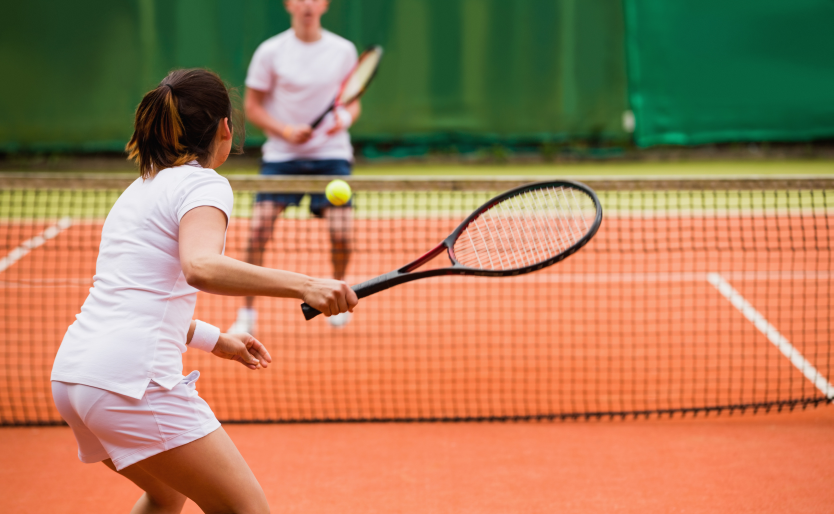
#> input picture SURF/scene1.jpg, 2500 x 1542 px (shown at 1/3 size)
$ python SURF1.py scene1.jpg scene2.jpg   (Python 2 division)
#> lines starting #> are read from the running program, lines starting #| are printed output that depends on the picture
#!/usr/bin/env python

# From https://gist.github.com/moshekaplan/5106221#file-test_surf-py-L83

'''
Uses SURF to match two images.

Based on the sample code from opencv:
  samples/python2/find_obj.py

USAGE
  find_obj.py <image1> <image2>
'''

import numpy
import cv2

import sys

###############################################################################
# Image Matching
###############################################################################

def match_images(img1, img2):
    """Given two images, returns the matches""" # (Hessian threshold, noOctaves, noOctaveLayers)
    detector1 = cv2.xfeatures2d.SURF_create(100, 5, 5, True, True)
    detector2 = cv2.xfeatures2d.SURF_create(100, 5, 5, True, True)
    print "test"
    matcher = cv2.BFMatcher(cv2.NORM_L1)

    kp1, desc1 = detector1.detectAndCompute(img1, None)
    kp2, desc2 = detector2.detectAndCompute(img2, None)
    print 'img1 - %d features, img2 - %d features' % (len(kp1), len(kp2))

    raw_matches = matcher.knnMatch(desc1, trainDescriptors = desc2, k = 3) #2
    kp_pairs = filter_matches(kp1, kp2, raw_matches)
    return kp_pairs

# [76 lines left out: functions filter_matches, explore_match, draw_matches, not called in this run]

###############################################################################
# Test Main
###############################################################################

if __name__ == '__main__':
    """Test code: Uses the two specified"""
    if len(sys.argv) < 3:
        print "No filenames specified"
        print "USAGE: find_obj.py <image1> <image2>"
        sys.exit(1)

    fn1 = sys.argv[1]
    fn2 = sys.argv[2]

    img1 = cv2.imread(fn1,0)
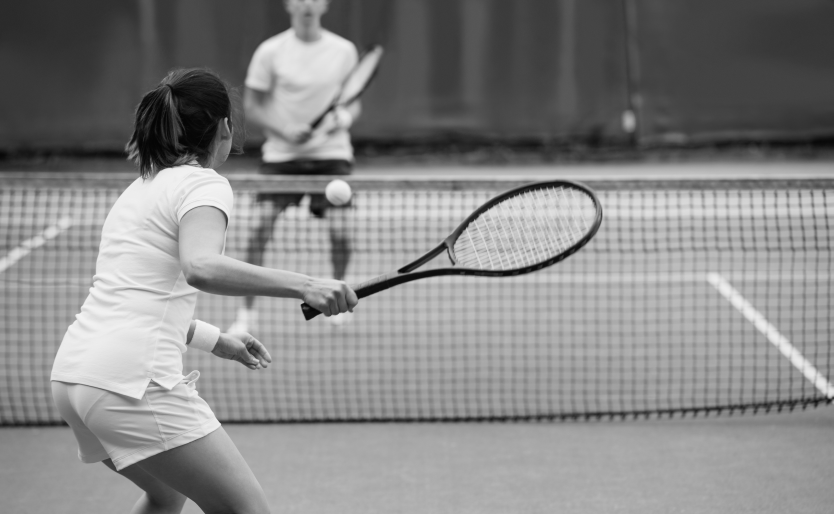
#> img1: shape (1542, 2500) (shown at 1/3 size); min 1, max 247, mean 134.3
    img2 = cv2.imread(fn2,0)
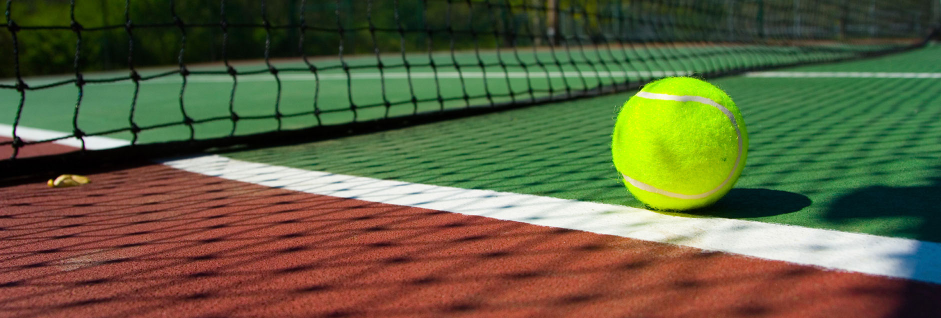
#> input picture SURF/scene2.jpg, 1882 x 636 px (shown at 1/2 size)
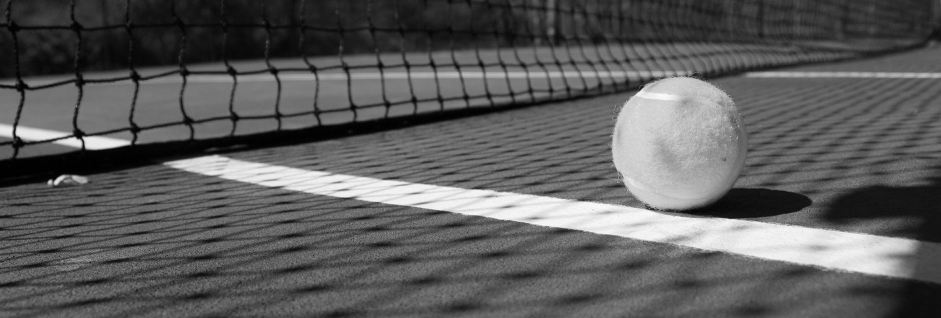
#> img2: shape (636, 1882) (shown at 1/2 size); min 0, max 255, mean 91.7

    if img1 is None:
        print 'Failed to load fn1:', fn1
        sys.exit(1)

    if img2 is None:
        print 'Failed to load fn2:', fn2
        sys.exit(1)

#> (the run stopped early here; a loop or call above may not have finished)
